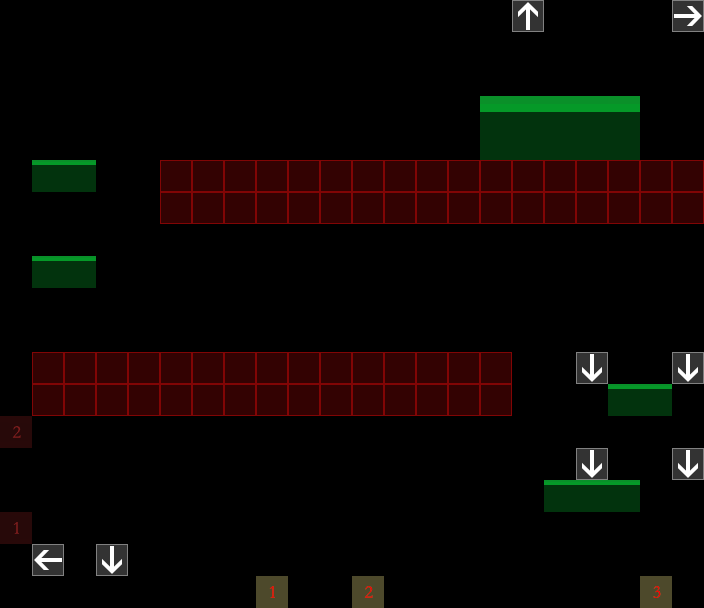

A level layout from a 2D game, rendered from its tile map. Below: a short description, then the map file with its tile-grid data intact:
An orthogonal 22x19 tile map with 32x32 px tiles, 3 tile layers (ele_bg, collision, notation), 2 tilesets.

<map version="1.2" tiledversion="1.2.4" orientation="orthogonal" renderorder="left-down" width="22" height="19" tilewidth="32" tileheight="32" infinite="0" nextlayerid="4" nextobjectid="1">
 <tileset firstgid="1" source="meta.tsx" />
 <tileset firstgid="226" source="ele_base.tsx" />
 <layer id="1" name="ele_bg" width="22" height="19">
  <data encoding="csv">
227,0,0,0,226,226,226,0,0,0,226,226,226,0,0,0,226,226,226,0,0,0,
227,0,0,0,226,226,226,0,0,0,226,226,226,0,0,0,226,226,226,0,0,0,
227,0,0,0,226,226,226,0,0,0,226,226,226,0,0,0,226,226,226,0,0,0,
227,226,226,226,0,0,0,226,226,226,0,0,0,226,226,226,0,0,0,226,226,226,
227,226,226,226,0,0,0,226,226,226,0,0,0,226,226,226,0,0,0,226,226,226,
227,226,226,226,0,0,0,226,226,226,0,0,0,226,226,226,0,0,0,226,226,226,
227,0,0,0,226,226,226,0,0,0,226,226,226,0,0,0,226,226,226,0,0,0,
227,0,0,0,226,226,226,0,0,0,226,226,226,0,0,0,226,226,226,0,0,0,
227,0,0,0,226,226,226,0,0,0,226,226,226,0,0,0,226,226,226,0,0,0,
227,226,226,226,0,0,0,226,226,226,0,0,0,226,226,226,0,0,0,226,226,226,
227,226,226,226,0,0,0,226,226,226,0,0,0,226,226,226,0,0,0,226,226,226,
227,226,226,226,0,0,0,226,226,226,0,0,0,226,226,226,0,0,0,226,226,226,
227,0,0,0,226,226,226,0,0,0,226,226,226,0,0,0,226,226,226,0,0,0,
227,0,0,0,226,226,226,0,0,0,226,226,226,0,0,0,226,226,226,0,0,0,
227,0,0,0,226,226,226,0,0,0,226,226,226,0,0,0,226,226,226,0,0,0,
227,226,226,226,0,0,0,226,226,226,0,0,0,226,226,226,0,0,0,226,226,226,
227,226,226,226,0,0,0,226,226,226,0,0,0,226,226,226,0,0,0,226,226,226,
227,226,226,226,0,0,0,226,226,226,0,0,0,226,226,226,0,0,0,226,226,226,
227,227,227,227,227,227,227,227,227,227,227,227,227,227,227,227,227,227,227,227,227,227
</data>
 </layer>
 <layer id="2" name="collision" width="22" height="19">
  <data encoding="csv">
0,0,0,0,0,0,0,0,0,0,0,0,0,0,0,0,0,0,0,0,0,0,
0,0,0,0,0,0,0,0,0,0,0,0,0,0,0,0,0,0,0,0,0,0,
0,0,0,0,0,0,0,0,0,0,0,0,0,0,0,0,0,0,0,0,0,0,
0,0,0,0,0,0,0,0,0,0,0,0,0,0,0,22,22,22,22,22,0,0,
0,0,0,0,0,0,0,0,0,0,0,0,0,0,0,25,25,25,25,25,0,0,
0,20,20,0,0,1,1,1,1,1,1,1,1,1,1,1,1,1,1,1,1,1,
0,0,0,0,0,1,1,1,1,1,1,1,1,1,1,1,1,1,1,1,1,1,
0,0,0,0,0,0,0,0,0,0,0,0,0,0,0,0,0,0,0,0,0,0,
0,20,20,0,0,0,0,0,0,0,0,0,0,0,0,0,0,0,0,0,0,0,
0,0,0,0,0,0,0,0,0,0,0,0,0,0,0,0,0,0,0,0,0,0,
0,0,0,0,0,0,0,0,0,0,0,0,0,0,0,0,0,0,0,0,0,0,
0,1,1,1,1,1,1,1,1,1,1,1,1,1,1,1,0,0,0,0,0,0,
0,1,1,1,1,1,1,1,1,1,1,1,1,1,1,1,0,0,0,20,20,0,
0,0,0,0,0,0,0,0,0,0,0,0,0,0,0,0,0,0,0,0,0,0,
0,0,0,0,0,0,0,0,0,0,0,0,0,0,0,0,0,0,0,0,0,0,
0,0,0,0,0,0,0,0,0,0,0,0,0,0,0,0,0,20,20,20,0,0,
0,0,0,0,0,0,0,0,0,0,0,0,0,0,0,0,0,0,0,0,0,0,
0,0,0,0,0,0,0,0,0,0,0,0,0,0,0,0,0,0,0,0,0,0,
0,0,0,0,0,0,0,0,0,0,0,0,0,0,0,0,0,0,0,0,0,0
</data>
 </layer>
 <layer id="3" name="notation" width="22" height="19">
  <data encoding="csv">
0,0,0,0,0,0,0,0,0,0,0,0,0,0,0,0,47,0,0,0,0,50,
0,0,0,0,0,0,0,0,0,0,0,0,0,0,0,0,0,0,0,0,0,0,
0,0,0,0,0,0,0,0,0,0,0,0,0,0,0,0,0,0,0,0,0,0,
0,0,0,0,0,0,0,0,0,0,0,0,0,0,0,0,0,0,0,0,0,0,
0,0,0,0,0,0,0,0,0,0,0,0,0,0,0,0,0,0,0,0,0,0,
0,0,0,0,0,0,0,0,0,0,0,0,0,0,0,0,0,0,0,0,0,0,
0,0,0,0,0,0,0,0,0,0,0,0,0,0,0,0,0,0,0,0,0,0,
0,0,0,0,0,0,0,0,0,0,0,0,0,0,0,0,0,0,0,0,0,0,
0,0,0,0,0,0,0,0,0,0,0,0,0,0,0,0,0,0,0,0,0,0,
0,0,0,0,0,0,0,0,0,0,0,0,0,0,0,0,0,0,0,0,0,0,
0,0,0,0,0,0,0,0,0,0,0,0,0,0,0,0,0,0,0,0,0,0,
0,0,0,0,0,0,0,0,0,0,0,0,0,0,0,0,0,0,48,0,0,48,
0,0,0,0,0,0,0,0,0,0,0,0,0,0,0,0,0,0,0,0,0,0,
243,0,0,0,0,0,0,0,0,0,0,0,0,0,0,0,0,0,0,0,0,0,
0,0,0,0,0,0,0,0,0,0,0,0,0,0,0,0,0,0,48,0,0,48,
0,0,0,0,0,0,0,0,0,0,0,0,0,0,0,0,0,0,0,0,0,0,
242,0,0,0,0,0,0,0,0,0,0,0,0,0,0,0,0,0,0,0,0,0,
0,49,0,48,0,0,0,0,0,0,0,0,0,0,0,0,0,0,0,0,0,0,
0,0,0,0,0,0,0,0,234,0,0,235,0,0,0,0,0,0,0,0,236,0
</data>
 </layer>
</map>
